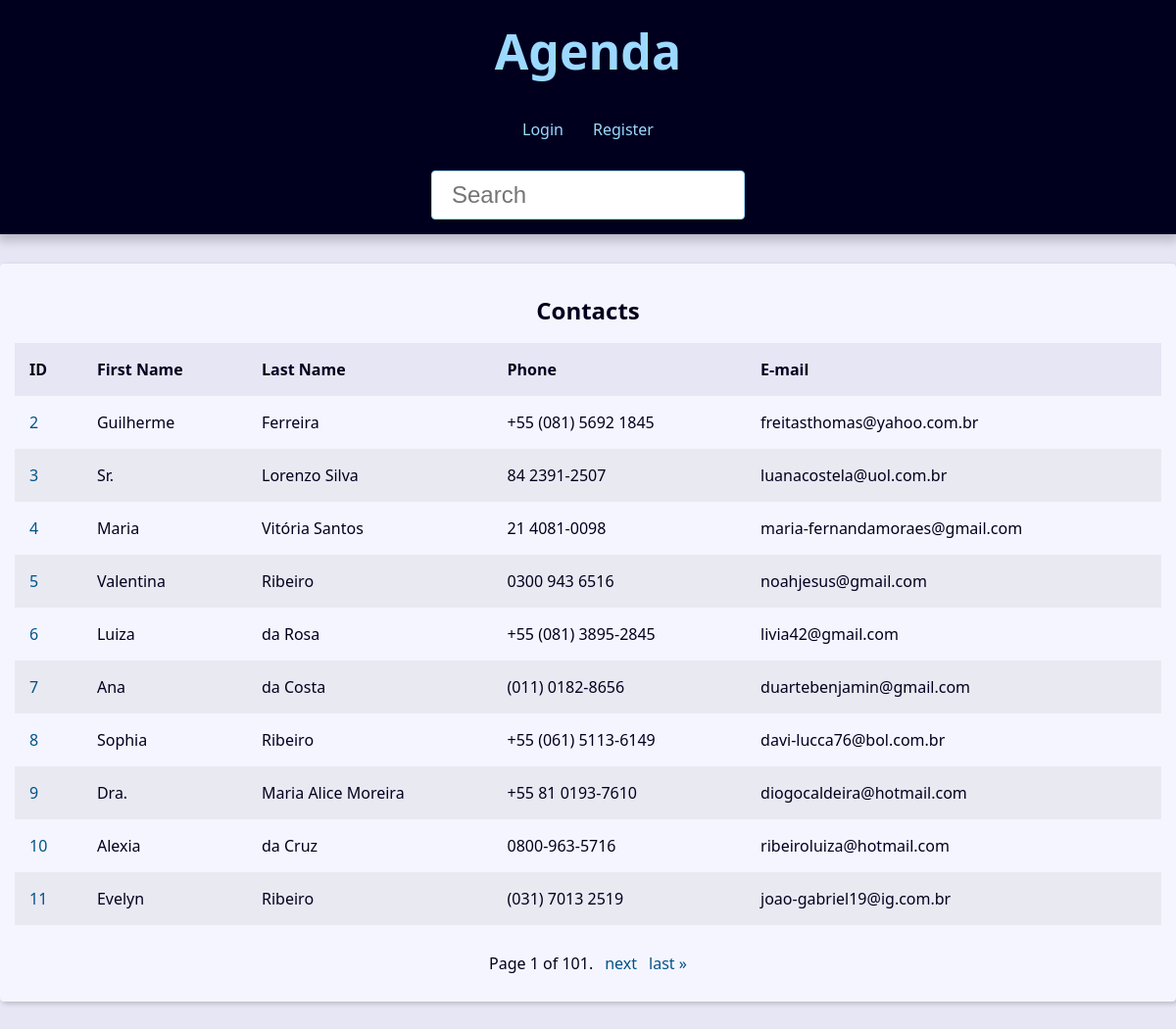
The page / on the database its author committed.
### contact/models.py (models this page shows, shortened)
class Contact(models.Model):
    first_name = models.CharField(max_length=50)
    last_name = models.CharField(max_length=50, blank=True)
    phone = models.CharField(max_length=50)
    email = models.EmailField(max_length=254, blank=True)
    created_date = models.DateTimeField(default=timezone.now)
    description = models.TextField(blank=True)
    show = models.BooleanField(default=True)
    picture = models.ImageField(blank=True, upload_to='pictures/%Y/%m')
    category = models.ForeignKey(Category, on_delete=models.SET_NULL, blank=True, null=True)
    owner = models.ForeignKey(User, on_delete=models.SET_NULL, blank=True, null=True)

### contact/views/contact_views.py (the view)
# urls.py: path('', views.index, name='index'),
def index(request):
    contacts = Contact.objects \
        .filter(show=True)\
        .order_by('id')
    paginator = Paginator(contacts, 10)
    page_number = request.GET.get('page')
    page_obj = paginator.get_page(page_number)
    context = {
        'page_obj': page_obj,
        'site_title': 'Contatos - '
    }
    return render(
        request,
        'contact/index.html',
        context
    )

### contact/templates/contact/index.html
{% extends 'global/base.html' %}
{% block content %}
{% if page_obj %}
  <div class="responsive-table">
    <table class="contacts-table">
      <caption class="table-caption ">
        Contacts
      </caption>
      <thead>
        <tr class="table-row table-row-header">
          <th class="table-header">ID</th>
          <th class="table-header">First Name</th>
          <th class="table-header">Last Name</th>
          <th class="table-header">Phone</th>
          <th class="table-header">E-mail</th>
        </tr>
      </thead>
      <tbody>
        {% for contact in page_obj %}
          <tr class="table-row">
            <td class="table-cel">
              <a
                class="table-link"
                href="{% url 'contact:contact' contact.id %}"
              >
                {{ contact.id }}
              </a>
            </td>
            <td class="table-cel">
              {{ contact.first_name }}
            </td>
            <td class="table-cel">
              {{ contact.last_name }}
            </td>
            <td class="table-cel">
              {{ contact.phone }}
            </td>
            <td class="table-cel">
              {{ contact.email }}
            </td>
          </tr>
        {% endfor %}
      </tbody>
    </table>
  </div>
{% else %}
<div class="single-contact">
  <h1 class="single-contact-name">
    Nenhum contato encontrado.
  </h1>
</div>
{% endif %}
{% endblock content %}

### base_static/global/css/style.css (style rules this page uses)
:root { --spacing: 1.5rem; --link-dark-color: rgb(0, 83, 134); --link-light-color: rgb(156, 217, 255); --clr-white: rgb(245, 245, 255); --clr-black: rgb(0, 0, 30); --clr-light-gray: rgb(230, 230, 245); --clr-dark-shadow-5: rgba(0, 0, 10, 5%); --clr-dark-shadow-10: rgba(0, 0, 10, 10%); --clr-dark-shadow-20: rgba(0, 0, 10, 20%); --clr-light-shadow-5: rgba(200, 200, 255, 5%); --clr-light-shadow-10: rgba(200, 200, 255, 10%); --clr-light-shadow-20: rgba(200, 200, 255, 20%); --main-page-width: 120rem; --table-min-width: 60rem; --biggest-font-size: 5rem; --bigger-font-size: 4rem; --big-font-size: 3.2rem; --medium-font-size: 2.4rem; --small-font-size: 1.6rem; --smaller-font-size: 1.4rem; --smallest-font-size: 1.2rem; --transition-fast: 300ms; --transition-medium: 600ms; --transition-slow: 1s; --default-border-radius: 4px; }
*, *::before, *::after { margin: 0; padding: 0; box-sizing: border-box; }
html { font-size: 62.5%; }
body { font-family: system-ui, -apple-system, BlinkMacSystemFont, 'Segoe UI', Roboto, Oxygen, Ubuntu, Cantarell, 'Open Sans', 'Helvetica Neue', sans-serif; line-height: 1.5; font-size: var(--small-font-size); color: var(--clr-black); -webkit-font-smoothing: antialiased; background: var(--clr-light-gray); }
.responsive-table { width: 100%; overflow-x: auto; }
.contacts-table { width: 100%; min-width: var(--table-min-width); border-collapse: collapse; }
.table-caption { font-size: var(--medium-font-size); font-weight: bold; padding: var(--spacing); }
.table-row { text-align: left; text-overflow: ellipsis; transition: background-color var(--transition-fast) ease-in-out; }
.table-row:nth-of-type(2n) { background: var(--clr-dark-shadow-5); }
.table-row-header { background: var(--clr-light-gray); color: var(--clr-black); }
.table-cel, .table-header { padding: var(--spacing); }
.table-link { color: var(--link-dark-color); transition: color var(--transition-fast) ease-in-out; text-decoration: none; }

### rows shown on the page
Contact: id "2", first_name "Guilherme", last_name "Ferreira", phone "+55 (081) 5692 1845", email "freitasthomas@yahoo.com.br"
Contact: id "3", first_name "Sr.", last_name "Lorenzo Silva", phone "84 2391-2507", email "luanacostela@uol.com.br"
Contact: id "4", first_name "Maria", last_name "Vitória Santos", phone "21 4081-0098", email "maria-fernandamoraes@gmail.com"
Contact: id "5", first_name "Valentina", last_name "Ribeiro", phone "0300 943 6516", email "noahjesus@gmail.com"
Contact: id "6", first_name "Luiza", last_name "da Rosa", phone "+55 (081) 3895-2845", email "livia42@gmail.com"
Contact: id "7", first_name "Ana", last_name "da Costa", phone "(011) 0182-8656", email "duartebenjamin@gmail.com"
Contact: id "8", first_name "Sophia", last_name "Ribeiro", phone "+55 (061) 5113-6149", email "davi-lucca76@bol.com.br"
Contact: id "9", first_name "Dra.", last_name "Maria Alice Moreira", phone "+55 81 0193-7610", email "diogocaldeira@hotmail.com"
Contact: id "10", first_name "Alexia", last_name "da Cruz", phone "0800-963-5716", email "ribeiroluiza@hotmail.com"
Contact: id "11", first_name "Evelyn", last_name "Ribeiro", phone "(031) 7013 2519", email "joao-gabriel19@ig.com.br"

### other values the page prints
{{ page_obj.number }} "1"
{{ page_obj.paginator.num_pages }} "101"
